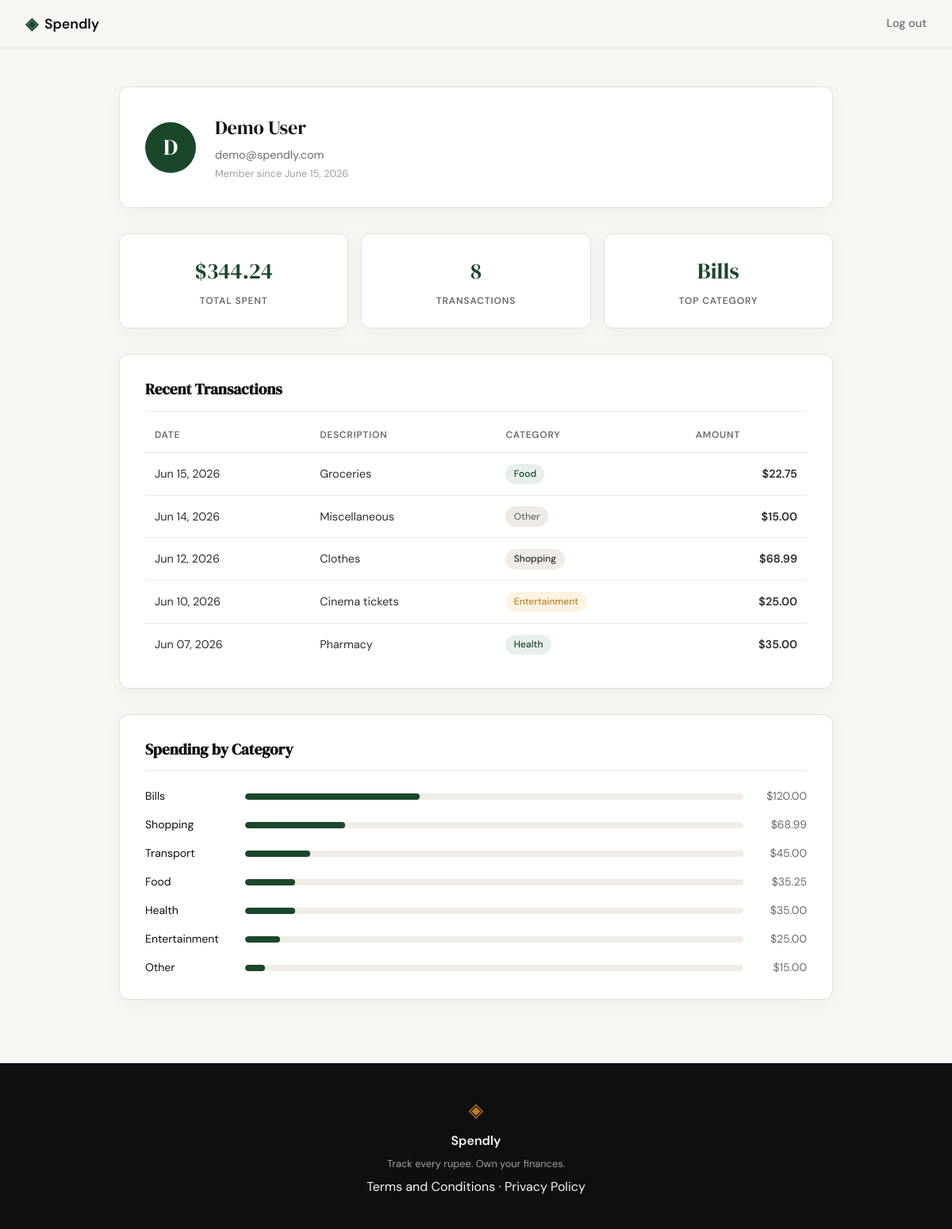
Screenshot of /profile (signed in) with the database file from the repository.
### tables this page shows
CREATE TABLE users (
            id            INTEGER PRIMARY KEY AUTOINCREMENT,
            name          TEXT    NOT NULL,
            email         TEXT    UNIQUE NOT NULL,
            password_hash TEXT    NOT NULL,
            created_at    TEXT    DEFAULT (datetime('now'))
        );

CREATE TABLE expenses (
            id          INTEGER PRIMARY KEY AUTOINCREMENT,
            user_id     INTEGER NOT NULL REFERENCES users(id),
            amount      REAL    NOT NULL,
            category    TEXT    NOT NULL,
            date        TEXT    NOT NULL,
            description TEXT,
            created_at  TEXT    DEFAULT (datetime('now'))
        );

### app.py (the view)
@app.route("/profile")
def profile():
    if not session.get("user_id"):
        flash("Please log in to view your profile.")
        return redirect(url_for("login"))
    db_user = get_user_by_id(session["user_id"])
    if not db_user:
        session.clear()
        return redirect(url_for("login"))
    member_since = datetime.strptime(
        db_user["created_at"], "%Y-%m-%d %H:%M:%S"
    ).strftime("%B %d, %Y")
    user = {
        "name":         db_user["name"],
        "email":        db_user["email"],
        "member_since": member_since,
    }
    raw = get_expense_stats(session["user_id"])
    stats = {
        "total_spent":       f"${raw['total_spent']:.2f}",
        "transaction_count": raw["transaction_count"],
        "top_category":      raw["top_category"],
    }
    transactions = [
        {
            "date":        datetime.strptime(tx["date"], "%Y-%m-%d").strftime("%b %d, %Y"),
            "description": tx["description"],
            "category":    tx["category"],
            "amount":      f"${tx['amount']:.2f}",
        }
        for tx in get_recent_expenses(session["user_id"])
    ]
    categories = get_category_totals(session["user_id"])
    return render_template("profile.html", user=user, stats=stats,
                           transactions=transactions, categories=categories)

### database/db.py (called while the page is built)
def get_db():
    conn = sqlite3.connect(DB_PATH)
    conn.row_factory = sqlite3.Row
    conn.execute("PRAGMA foreign_keys = ON")
    return conn

def get_user_by_id(user_id):
    conn = get_db()
    user = conn.execute("SELECT * FROM users WHERE id = ?", (user_id,)).fetchone()
    conn.close()
    return user

def get_recent_expenses(user_id, limit=5):
    conn = get_db()
    rows = conn.execute(
        "SELECT * FROM expenses WHERE user_id = ? ORDER BY date DESC LIMIT ?",
        (user_id, limit),
    ).fetchall()
    conn.close()
    return rows

def get_expense_stats(user_id):
    conn = get_db()
    agg = conn.execute(
        "SELECT SUM(amount), COUNT(*) FROM expenses WHERE user_id = ?", (user_id,)
    ).fetchone()
    total = agg[0] or 0.0
    count = agg[1] or 0
    top_row = conn.execute(
        "SELECT category FROM expenses WHERE user_id = ? "
        "GROUP BY category ORDER BY SUM(amount) DESC LIMIT 1",
        (user_id,),
    ).fetchone()
    conn.close()
    return {
        "total_spent":       total,
        "transaction_count": count,
        "top_category":      top_row["category"] if top_row else "—",
    }

def get_category_totals(user_id):
    conn = get_db()
    rows = conn.execute(
        "SELECT category, SUM(amount) AS total FROM expenses "
        "WHERE user_id = ? GROUP BY category ORDER BY total DESC",
        (user_id,),
    ).fetchall()
    conn.close()
    grand = sum(r["total"] for r in rows)
    return [
        {
            "name":   r["category"],
            "amount": f"${r['total']:.2f}",
            "pct":    round(r["total"] / grand * 100) if grand else 0,
        }
        for r in rows
    ]

### templates/profile.html (shortened to what this page needs)
{% extends "base.html" %}
{% block content %}
<section class="profile-section">
    <div class="profile-container">
        <div class="profile-header">
            <div class="profile-avatar">{{ user.name[0] }}</div>
            <div class="profile-meta">
                <p class="profile-name">{{ user.name }}</p>
                <p class="profile-email">{{ user.email }}</p>
                <p class="profile-since">Member since {{ user.member_since }}</p>
            </div>
        </div>
        <div class="stats-row">
            <div class="stat-card">
                <p class="stat-value">{{ stats.total_spent }}</p>
                <p class="stat-label">Total Spent</p>
            </div>
            <div class="stat-card">
                <p class="stat-value">{{ stats.transaction_count }}</p>
                <p class="stat-label">Transactions</p>
            </div>
            <div class="stat-card">
                <p class="stat-value">{{ stats.top_category }}</p>
                <p class="stat-label">Top Category</p>
            </div>
        </div>
        <div class="section-card">
            <h2 class="section-title">Recent Transactions</h2>
            <table class="data-table">
                <thead>
                    <tr>
                        <th>Date</th>
                        <th>Description</th>
                        <th>Category</th>
                        <th class="amount-cell">Amount</th>
                    </tr>
                </thead>
                <tbody>
                    {% for tx in transactions %}
                    <tr>
                        <td>{{ tx.date }}</td>
                        <td>{{ tx.description }}</td>
                        <td>
                            <span class="badge badge-{{ tx.category | lower }}">{{ tx.category }}</span>
                        </td>
                        <td class="amount-cell">{{ tx.amount }}</td>
                    </tr>
                    {% endfor %}
                </tbody>
            </table>
        </div>
        <div class="section-card">
            <h2 class="section-title">Spending by Category</h2>
            <div class="category-list">
                {% for cat in categories %}
                <div class="category-row">
                    <span class="category-label">{{ cat.name }}</span>
                    <div class="category-bar-track">
                        <div class="category-bar-fill" style="width: {{ cat.pct }}%"></div>
                    </div>
                    <span class="category-amount">{{ cat.amount }}</span>
                </div>
                {% endfor %}
            </div>
        </div>
    </div>
</section>
{% endblock %}

### static/css/style.css (style rules this page uses)
:root { --ink: #0f0f0f; --ink-soft: #2d2d2d; --ink-muted: #6b6b6b; --ink-faint: #a0a0a0; --paper: #f7f6f3; --paper-warm: #f0ede6; --paper-card: #ffffff; --accent: #1a472a; --accent-light: #e8f0eb; --accent-2: #c17f24; --accent-2-light: #fdf3e3; --danger: #c0392b; --danger-light: #fdecea; --border: #e4e1da; --border-soft: #eeebe4; --font-display: 'DM Serif Display', Georgia, serif; --font-body: 'DM Sans', system-ui, sans-serif; --max-width: 1200px; --auth-width: 440px; --radius-sm: 6px; --radius-md: 12px; --radius-lg: 20px; }
*, *::before, *::after { box-sizing: border-box; margin: 0; padding: 0; }
html { font-size: 16px; scroll-behavior: smooth; }
body { background: var(--paper); color: var(--ink); font-family: var(--font-body); font-size: 1rem; line-height: 1.6; -webkit-font-smoothing: antialiased; }
.profile-section { padding: 3rem 2rem 5rem; }
.profile-container { max-width: 900px; margin: 0 auto; display: flex; flex-direction: column; gap: 2rem; }
.profile-header { background: var(--paper-card); border: 1px solid var(--border); border-radius: var(--radius-md); padding: 2rem; display: flex; align-items: center; gap: 1.5rem; box-shadow: 0 4px 20px rgba(0,0,0,0.04); }
.profile-avatar { flex-shrink: 0; width: 64px; height: 64px; background: var(--accent); color: var(--paper-card); font-family: var(--font-display); font-size: 1.75rem; border-radius: 50%; display: flex; align-items: center; justify-content: center; }
.profile-name { font-family: var(--font-display); font-size: 1.5rem; color: var(--ink); margin-bottom: 0.2rem; }
.profile-email { font-size: 0.9rem; color: var(--ink-muted); margin-bottom: 0.15rem; }
.profile-since { font-size: 0.8rem; color: var(--ink-faint); }
.stats-row { display: flex; gap: 1rem; flex-wrap: wrap; }
.stat-card { flex: 1; min-width: 140px; background: var(--paper-card); border: 1px solid var(--border); border-radius: var(--radius-md); padding: 1.5rem 1.25rem; text-align: center; box-shadow: 0 4px 20px rgba(0,0,0,0.04); }
.stat-value { font-family: var(--font-display); font-size: 1.75rem; color: var(--accent); margin-bottom: 0.35rem; }
.stat-label { font-size: 0.75rem; font-weight: 600; color: var(--ink-muted); text-transform: uppercase; letter-spacing: 0.07em; }
.section-card { background: var(--paper-card); border: 1px solid var(--border); border-radius: var(--radius-md); padding: 1.75rem 2rem; box-shadow: 0 4px 20px rgba(0,0,0,0.04); }
.section-title { font-family: var(--font-display); font-size: 1.2rem; color: var(--ink); margin-bottom: 1.25rem; padding-bottom: 0.75rem; border-bottom: 1px solid var(--border-soft); }
.data-table { width: 100%; border-collapse: collapse; font-size: 0.9rem; }
.data-table th { text-align: left; font-size: 0.75rem; font-weight: 600; color: var(--ink-muted); text-transform: uppercase; letter-spacing: 0.06em; padding: 0 0.75rem 0.75rem; border-bottom: 1px solid var(--border); }
.data-table td { padding: 0.85rem 0.75rem; color: var(--ink-soft); border-bottom: 1px solid var(--border-soft); vertical-align: middle; }
.data-table tr:last-child td { border-bottom: none; }
.amount-cell { text-align: right; font-weight: 600; color: var(--ink); }
.badge { display: inline-flex; align-items: center; padding: 0.2rem 0.65rem; border-radius: 999px; font-size: 0.75rem; font-weight: 500; }
.badge-food { background: var(--accent-light); color: var(--accent); }
.badge-health { background: var(--accent-light); color: var(--accent); }
.badge-shopping { background: var(--paper-warm); color: var(--ink-soft); }
.badge-entertainment { background: var(--accent-2-light); color: var(--accent-2); }
.badge-other { background: var(--border-soft); color: var(--ink-muted); }
.category-list { display: flex; flex-direction: column; gap: 0.85rem; }
.category-row { display: flex; align-items: center; gap: 1rem; }
.category-label { font-size: 0.875rem; color: var(--ink); min-width: 110px; }
.category-bar-track { flex: 1; height: 8px; background: var(--paper-warm); border-radius: 999px; overflow: hidden; }
.category-bar-fill { height: 100%; background: var(--accent); border-radius: 999px; }
.category-amount { font-size: 0.875rem; color: var(--ink-muted); min-width: 64px; text-align: right; }

### rows the page displays
users: name "D", name "Demo User", email "demo@spendly.com"
expenses: top_category "Bills", name "Bills", {{ cat.pct }} 35 (drawn), amount "$120.00"
expenses: date "Jun 15, 2026", description "Groceries", category "Food", amount "$22.75"
expenses: date "Jun 14, 2026", description "Miscellaneous", category "Other", amount "$15.00", name "Other", {{ cat.pct }} 4 (drawn)
expenses: date "Jun 12, 2026", description "Clothes", category "Shopping", amount "$68.99", name "Shopping", {{ cat.pct }} 20 (drawn)
expenses: date "Jun 10, 2026", description "Cinema tickets", category "Entertainment", amount "$25.00", name "Entertainment", {{ cat.pct }} 7 (drawn)
expenses: date "Jun 07, 2026", description "Pharmacy", category "Health", amount "$35.00", name "Health", {{ cat.pct }} 10 (drawn)
expenses: name "Transport", {{ cat.pct }} 13 (drawn), amount "$45.00"

### other values shown
{{ user.member_since }} "June 15, 2026"
{{ stats.total_spent }} "$344.24"
{{ stats.transaction_count }} "8"
{{ cat.name }} "Food"
{{ cat.amount }} "$35.25"
